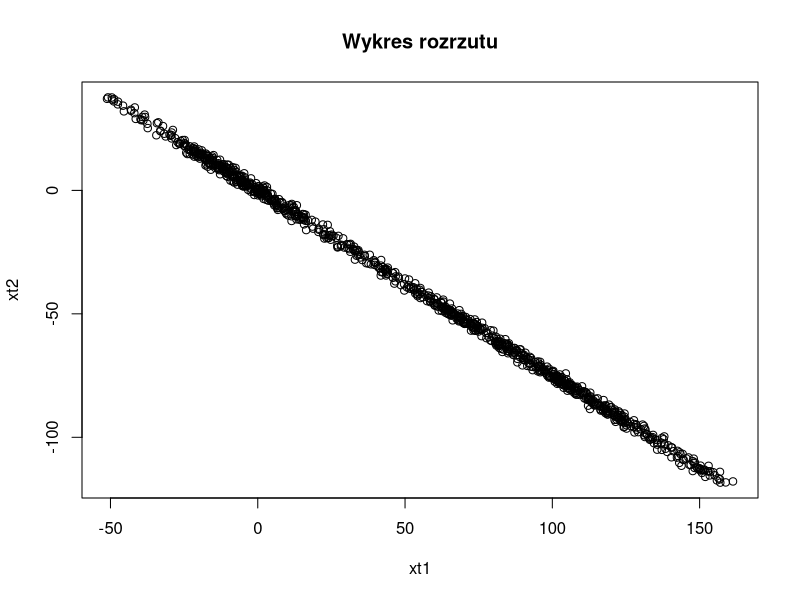
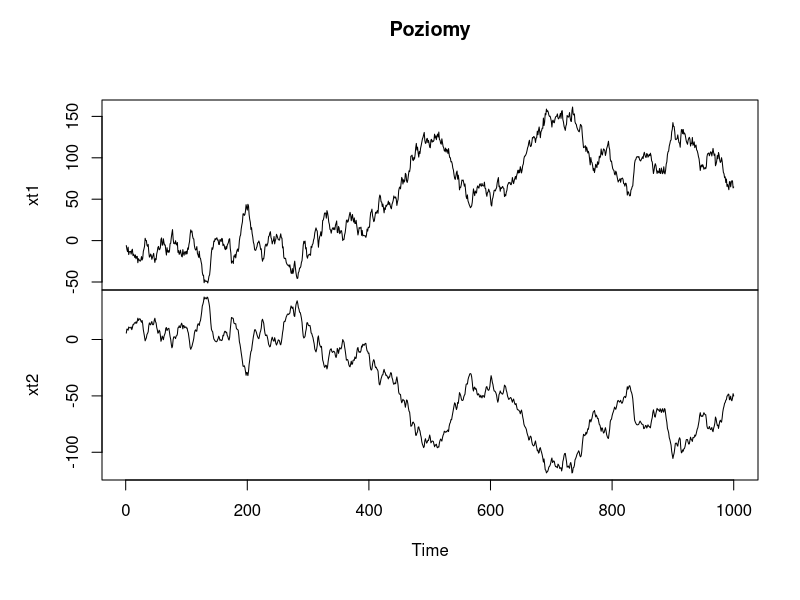
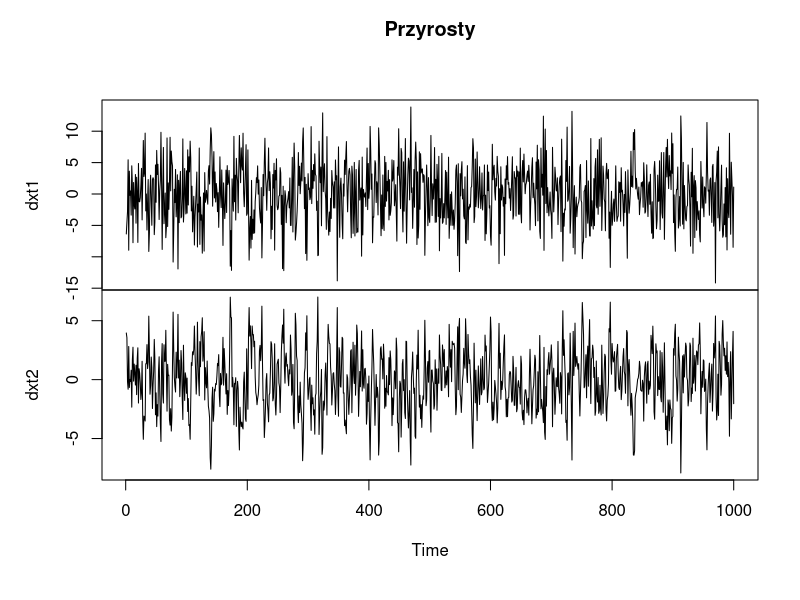
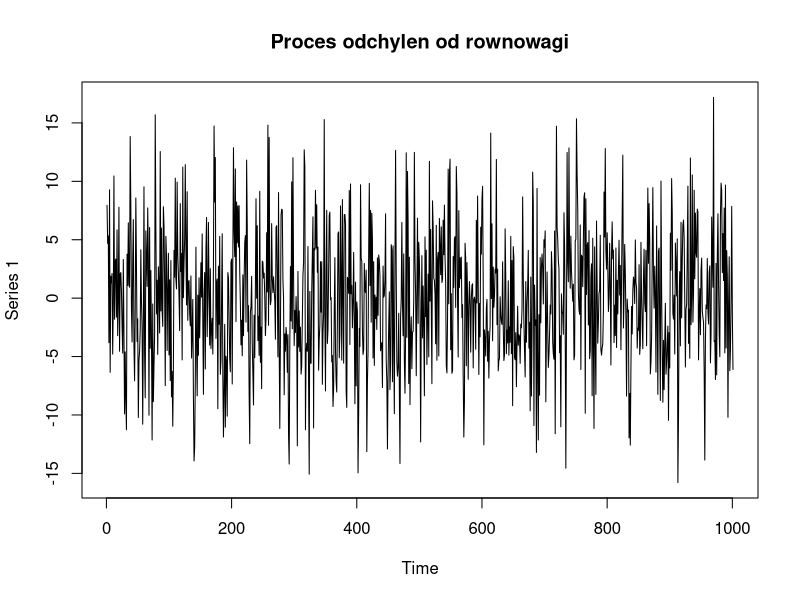

R code for these plots, in order:

vecsimin <- function(b=c(3,4),sigma_eps=matrix(c(1.5,-0.3,-0.3,1.5),2),n=30,
                   ar=0.2){
  require(MASS)
  
  norm <- norm(as.matrix(b), "F")
  B <- matrix(c(b[1]/norm,b[2]/norm,1,2),byrow=TRUE,ncol=2)
  L <- diag(c(ar-1,0))
  
  alfa <- solve(B)%*%L[,1]
  beta <- matrix(B[1,])
  
  alfa <- alfa/norm
  beta <- norm*beta
  P <- alfa%*%t(beta)
  
  sigmabeps <- t(beta)%*%sigma_eps%*%beta
  sigmabb <- sigmabeps/(1-(1+t(beta)%*%alfa)^2)
  betax0 <- rnorm(1,0,sigmabb)
  
  beta_ort <- c(1/beta[1,],-1/beta[2,])
  x0 <- beta_ort+c(0,betax0/beta[2,])
  x <- matrix(0,ncol=4,nrow=n+1)
  x[1,1:2] <- x0
  x[1,3:4] <- rep(NA,2)
  
  for(i in 2:(n+1)){
    x[i,3:4] <- mvrnorm(1,rep(0, 2),sigma_eps)
    x[i,1:2] <- x[i-1,1:2]%*%t(diag(2)+P)+x[i,3:4]}
  
  sim <- cbind(x,rbind(rep(NA,2),diff(x[,1:2])))
  colnames(sim) <- c("xt1","xt2","eps1","eps2","dxt1","dxt2")
  betatx=sim[,c("xt1","xt2")]%*%beta
  
  par(mfrow=c(1,1))
  reg=sim[,c("xt1","xt2")]
  plot(reg,main="Wykres rozrzutu")
  
  ts <- as.ts(sim[-1,c("xt1","xt2")])
  plot(ts,main="Poziomy")
  
  tsd <- as.ts(sim[-1,c("dxt1","dxt2")])
  plot(tsd,main="Przyrosty")
  
  plot(as.ts(betatx),main="Proces odchylen od rownowagi")
  list(norm=norm,alfa=alfa,beta=beta,P=P,sim=sim,
       betatx=betatx,sigmabeps=sigmabeps,sigmabb=sigmabb)}

oo <- vecsimin(n=1000)
l <- lm(oo$sim[,2]~oo$sim[,1]-1)




